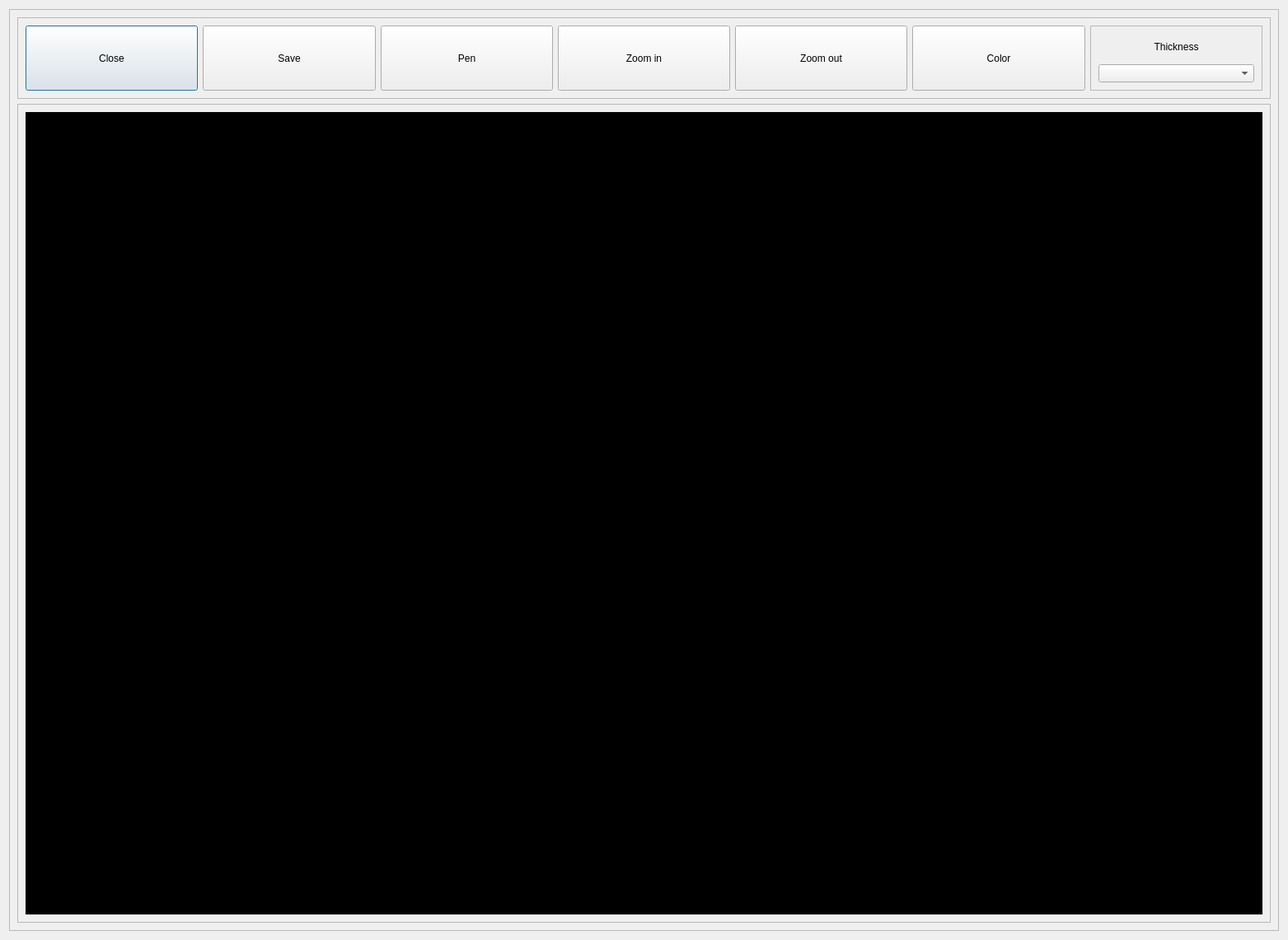
<?xml version="1.0" encoding="UTF-8"?>
<ui version="4.0">
 <class>Dialog</class>
 <widget class="QDialog" name="Dialog">
  <property name="geometry">
   <rect>
    <x>0</x>
    <y>0</y>
    <width>1563</width>
    <height>1141</height>
   </rect>
  </property>
  <property name="windowTitle">
   <string>Dialog</string>
  </property>
  <layout class="QVBoxLayout" name="verticalLayout">
   <item>
    <widget class="QFrame" name="frame">
     <property name="frameShape">
      <enum>QFrame::StyledPanel</enum>
     </property>
     <property name="frameShadow">
      <enum>QFrame::Raised</enum>
     </property>
     <layout class="QVBoxLayout" name="verticalLayout_2">
      <item>
       <widget class="QFrame" name="frame_3">
        <property name="sizePolicy">
         <sizepolicy hsizetype="Expanding" vsizetype="Expanding">
          <horstretch>0</horstretch>
          <verstretch>1</verstretch>
         </sizepolicy>
        </property>
        <property name="frameShape">
         <enum>QFrame::StyledPanel</enum>
        </property>
        <property name="frameShadow">
         <enum>QFrame::Raised</enum>
        </property>
        <layout class="QHBoxLayout" name="horizontalLayout">
         <item>
          <widget class="QPushButton" name="close">
           <property name="sizePolicy">
            <sizepolicy hsizetype="Minimum" vsizetype="Expanding">
             <horstretch>0</horstretch>
             <verstretch>0</verstretch>
            </sizepolicy>
           </property>
           <property name="text">
            <string>Close</string>
           </property>
          </widget>
         </item>
         <item>
          <widget class="QPushButton" name="save">
           <property name="sizePolicy">
            <sizepolicy hsizetype="Minimum" vsizetype="Expanding">
             <horstretch>0</horstretch>
             <verstretch>0</verstretch>
            </sizepolicy>
           </property>
           <property name="text">
            <string>Save</string>
           </property>
          </widget>
         </item>
         <item>
          <widget class="QPushButton" name="pen">
           <property name="sizePolicy">
            <sizepolicy hsizetype="Minimum" vsizetype="Expanding">
             <horstretch>0</horstretch>
             <verstretch>0</verstretch>
            </sizepolicy>
           </property>
           <property name="text">
            <string>Pen</string>
           </property>
          </widget>
         </item>
         <item>
          <widget class="QPushButton" name="pushButton_10">
           <property name="sizePolicy">
            <sizepolicy hsizetype="Minimum" vsizetype="Expanding">
             <horstretch>0</horstretch>
             <verstretch>0</verstretch>
            </sizepolicy>
           </property>
           <property name="text">
            <string>Zoom in</string>
           </property>
          </widget>
         </item>
         <item>
          <widget class="QPushButton" name="pushButton_4">
           <property name="sizePolicy">
            <sizepolicy hsizetype="Minimum" vsizetype="Expanding">
             <horstretch>0</horstretch>
             <verstretch>0</verstretch>
            </sizepolicy>
           </property>
           <property name="text">
            <string>Zoom out</string>
           </property>
          </widget>
         </item>
         <item>
          <widget class="QPushButton" name="pushButton_5">
           <property name="sizePolicy">
            <sizepolicy hsizetype="Minimum" vsizetype="Expanding">
             <horstretch>0</horstretch>
             <verstretch>0</verstretch>
            </sizepolicy>
           </property>
           <property name="text">
            <string>Color</string>
           </property>
          </widget>
         </item>
         <item>
          <widget class="QFrame" name="frame_4">
           <property name="frameShape">
            <enum>QFrame::StyledPanel</enum>
           </property>
           <property name="frameShadow">
            <enum>QFrame::Raised</enum>
           </property>
           <layout class="QVBoxLayout" name="verticalLayout_4">
            <item>
             <widget class="QLabel" name="label">
              <property name="text">
               <string>Thickness</string>
              </property>
              <property name="alignment">
               <set>Qt::AlignCenter</set>
              </property>
             </widget>
            </item>
            <item>
             <widget class="QComboBox" name="comboBox"/>
            </item>
           </layout>
          </widget>
         </item>
        </layout>
       </widget>
      </item>
      <item>
       <widget class="QFrame" name="frame_2">
        <property name="sizePolicy">
         <sizepolicy hsizetype="Expanding" vsizetype="Expanding">
          <horstretch>0</horstretch>
          <verstretch>10</verstretch>
         </sizepolicy>
        </property>
        <property name="frameShape">
         <enum>QFrame::StyledPanel</enum>
        </property>
        <property name="frameShadow">
         <enum>QFrame::Raised</enum>
        </property>
        <layout class="QVBoxLayout" name="verticalLayout_3">
         <item>
          <widget class="QLabel" name="imagelabel">
           <property name="sizePolicy">
            <sizepolicy hsizetype="Ignored" vsizetype="Ignored">
             <horstretch>0</horstretch>
             <verstretch>0</verstretch>
            </sizepolicy>
           </property>
           <property name="styleSheet">
            <string notr="true">background-color: rgb(0, 0, 0);</string>
           </property>
           <property name="text">
            <string>TextLabel</string>
           </property>
           <property name="alignment">
            <set>Qt::AlignCenter</set>
           </property>
          </widget>
         </item>
        </layout>
       </widget>
      </item>
     </layout>
    </widget>
   </item>
  </layout>
 </widget>
 <resources/>
 <connections/>
</ui>
